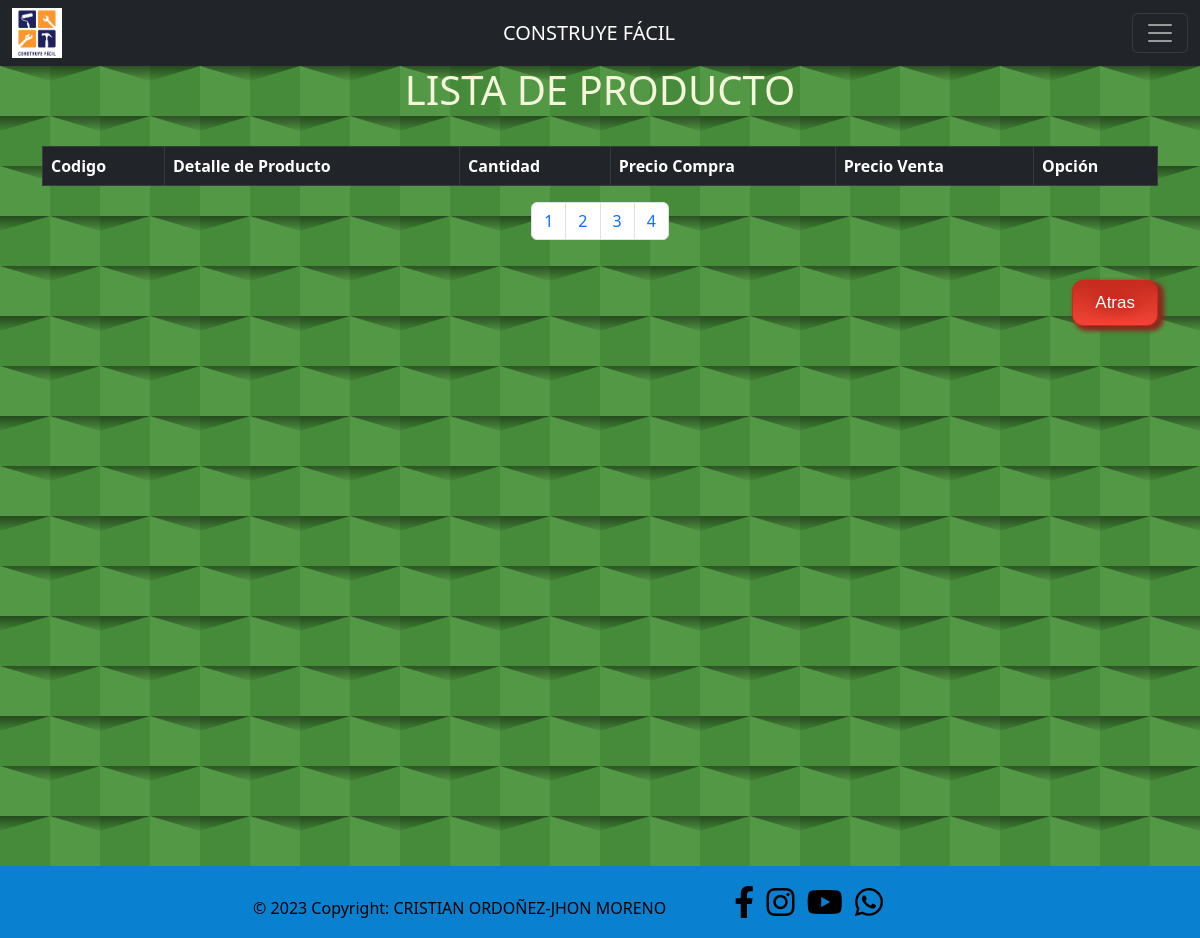
The page /productos/listar-productos/3 (signed in) on the database as committed earlier.
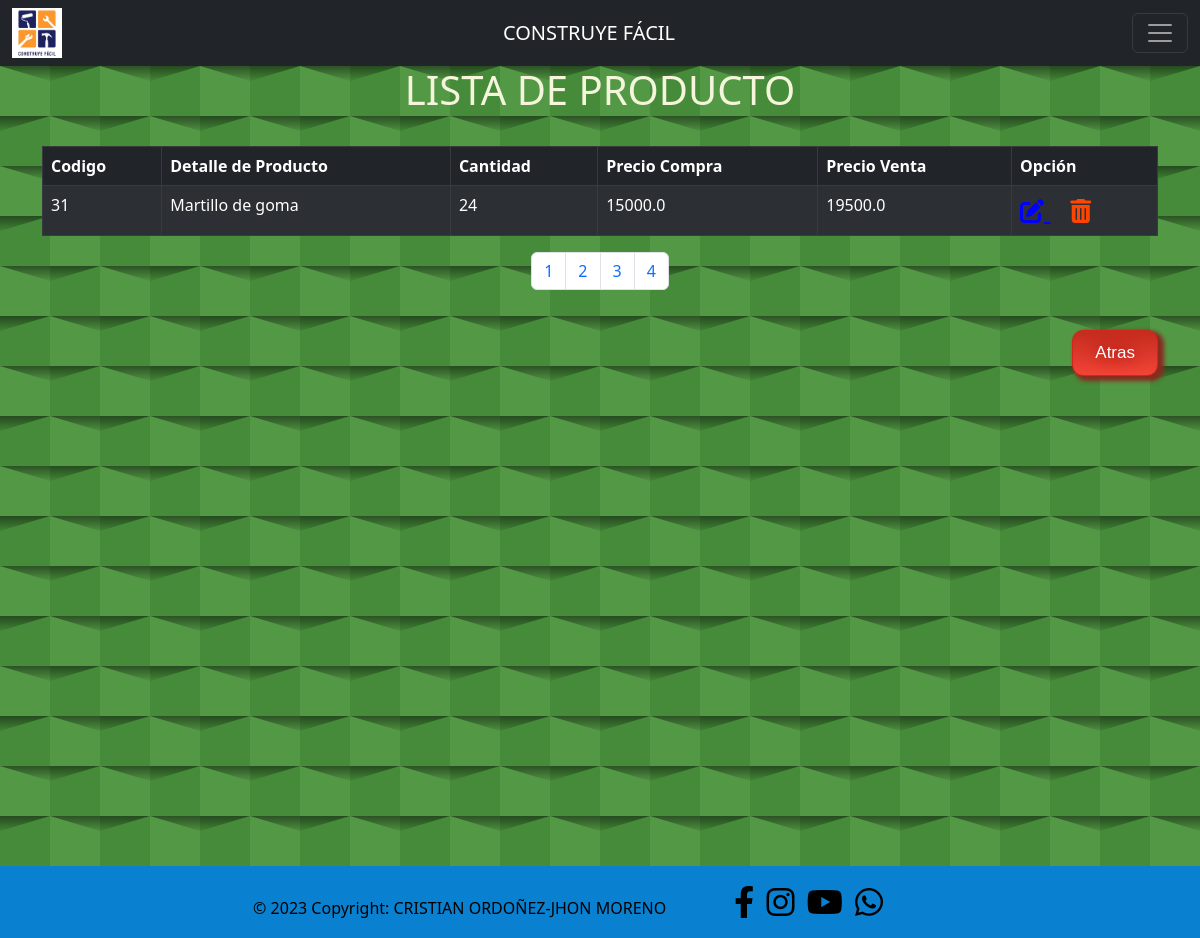
The same page on the database as committed later.
### tables this page shows
CREATE TABLE "producto" (
	"id_prod"	INTEGER,
	"det_prod"	TEXT,
	"cant_prod"	INTEGER,
	"precio_compra"	REAL,
	"precio_venta"	REAL,
	PRIMARY KEY("id_prod")
);

### productos/producto.py (the view)
@productos.route('/productos/listar-productos')
@productos.route('/productos/listar-productos/<int:page>')
def listar_prod(page=0):
    page = 10*page
    titulo="Listar Productos"
    try:
        dato=listar(tabla="producto",item=page)
        return render_template('listar_productos_u.html',dato=dato, titulo=titulo)
    except Exception:
        return abort(404)

### app.py (called while the page is built)
def get_locale():
    lugar , hora = locale.getdefaultlocale()
    return lugar

### controller.py (called while the page is built)
def dbacces(frase):
    conn = sqlite3.connect('dbFerreteria.db')
    cursor= conn.cursor()
    cursor.execute(frase)
    conn.commit()
    dato=cursor.fetchall()
    cursor.close
    return dato

def listar(tabla, item):
    listar=f'SELECT * FROM {tabla} LIMIT 10 OFFSET {item};'
    dato=dbacces(listar)
    return dato

### productos/producto.py (called while the page is built)
@productos.before_request
def validar_sesion():
    if 'rol' not in session:
        return redirect('/')

### productos/templates/listar_productos_u.html (shortened to what this page needs)
{% extends 'layout.html' %}
    {% block body %}
    <div class="fondo_listar_u">
        <h1 style="color: beige; text-align: center;">{{_('LISTA DE PRODUCTO')}}</h1>
        <div class="container">
            <br>
            <table class="table table-dark table-striped table-bordered" id="example">
                <thead style="background-color: orange; color: rgb(255, 255, 255);">
                    <th>{{_('Codigo')}}</th>
                    <th>{{_('Detalle de Producto')}}</th>
                    <th>{{_('Cantidad')}}</th>
                    <th>{{_('Precio Compra')}}</th>
                    <th>{{_('Precio Venta')}}</th>
                    <th>{{_('Opción')}}</th>
                </thead>
                <tbody>
                    {% for fila in dato %}
                    <tr>
                        {% for elem in fila %}
                        <td>{{elem}}</td>
                        {% endfor %}
                        <td>
                            <span style="font-size: 24px; margin-right: 20px;">
                                <a style="color: blue;" href=""> <i class="fas fa-edit"></i> </a>
                            </span>
                            <span style="font-size: 24px;">
                                <a  style="color: orangered;" href=""> <i class="fas fa-trash-alt"></i> </a>
                            </span>
                        </td>
                    </tr>
                    {% endfor %}
                </tbody>
            </table>
            <nav aria-label="Page navigation example">
                <ul class="pagination justify-content-center">
                    <li class="page-item"><a class="page-link" href="/productos/listar-productos/0">1</a></li>
                    <li class="page-item"><a class="page-link" href="/productos/listar-productos/1">2</a></li>
                    <li class="page-item"><a class="page-link" href="/productos/listar-productos/2">3</a></li>
                    <li class="page-item"><a class="page-link" href="/productos/listar-productos/3">4</a></li>
                </ul>
            </nav>
            <br>
            <div class="posicion">
                <a href="/productos" class="button_atras">{{_('Atras')}}</a>
            </div>
            <br>
        </div>
    </div>
    {% endblock body %}

### templates/layout.html (shortened to what this page needs)
<!DOCTYPE html>
<html lang="es">
<head>
<link rel="stylesheet" href="https://cdnjs.cloudflare.com/ajax/libs/font-awesome/6.1.1/css/all.min.css" />
<link href="https://cdn.jsdelivr.net/npm/bootstrap@5.2.3/dist/css/bootstrap.min.css" rel="stylesheet">
<link rel="stylesheet" href={{url_for('static', filename='css/style.css')}}>
</head>
<body>
    {% block body %}{% endblock body %}
    <footer>
        <div class="footer-copyright text-center py-3" style="background-color:#007ccff5">
            <a style="color: black;">© 2023 Copyright: CRISTIAN ORDOÑEZ-JHON MORENO</a>
            <a class="fb-ic" href="https://www.facebook.com/" target="_blank" style="margin: 5%;">
                <i class="fab fa-facebook-f fa-2x" style="color: black; margin: 4px;"></i>
                <i class="fab fa-instagram fa-2x" style="color: black; margin: 4px;"></i>
                <i class="fab fa-youtube fa-2x" style="color: black; margin: 4px;"></i>
                <i class="fab fa-whatsapp fa-2x" style="color: black; margin: 4px;"></i>
            </a>
        </div>
    </footer>
</body>
</html>

### templates/navbar.html (shortened to what this page needs)
<header>
  <nav class="navbar navbar-dark bg-dark">
    <div class="container-fluid">
      <img src="/static/img/logo.png" style="height: 50px; left: 50px;" href="/dashboard">
      <a class="navbar-brand" href="/dashboard">CONSTRUYE FÁCIL</a>
      <button class="navbar-toggler" type="button" data-bs-toggle="collapse" data-bs-target="#navbarNav" aria-controls="navbarNav" aria-expanded="false" aria-label="Toggle navigation">
        <span class="navbar-toggler-icon"></span>
      </button>
    </div>
  </nav>
</header>

### static/css/style.css (style rules this page uses)
.posicion { display: flex; justify-content: right; align-items: right; }
.button_atras { box-shadow: 4px 3px 4px 2px #8a2a21; background: linear-gradient( #c62d1f 5%, #f24437 100%); background-color: #c62d1f; border-radius: 11px; border: 1px solid #d02718; display: inline-block; cursor: pointer; color: white; font-family: Arial; font-size: 17px; padding: 9px 22px; text-decoration: none; text-shadow: 0px 1px 15px #810e05; }
.fondo_listar_u { width: 100%; height: 800px; background-color: #539945; }

Rows that differ between the two databases and show on the page:
added producto: fila "31" "24", det_prod "Martillo de goma", precio_compra "15000.0", precio_venta "19500.0"
